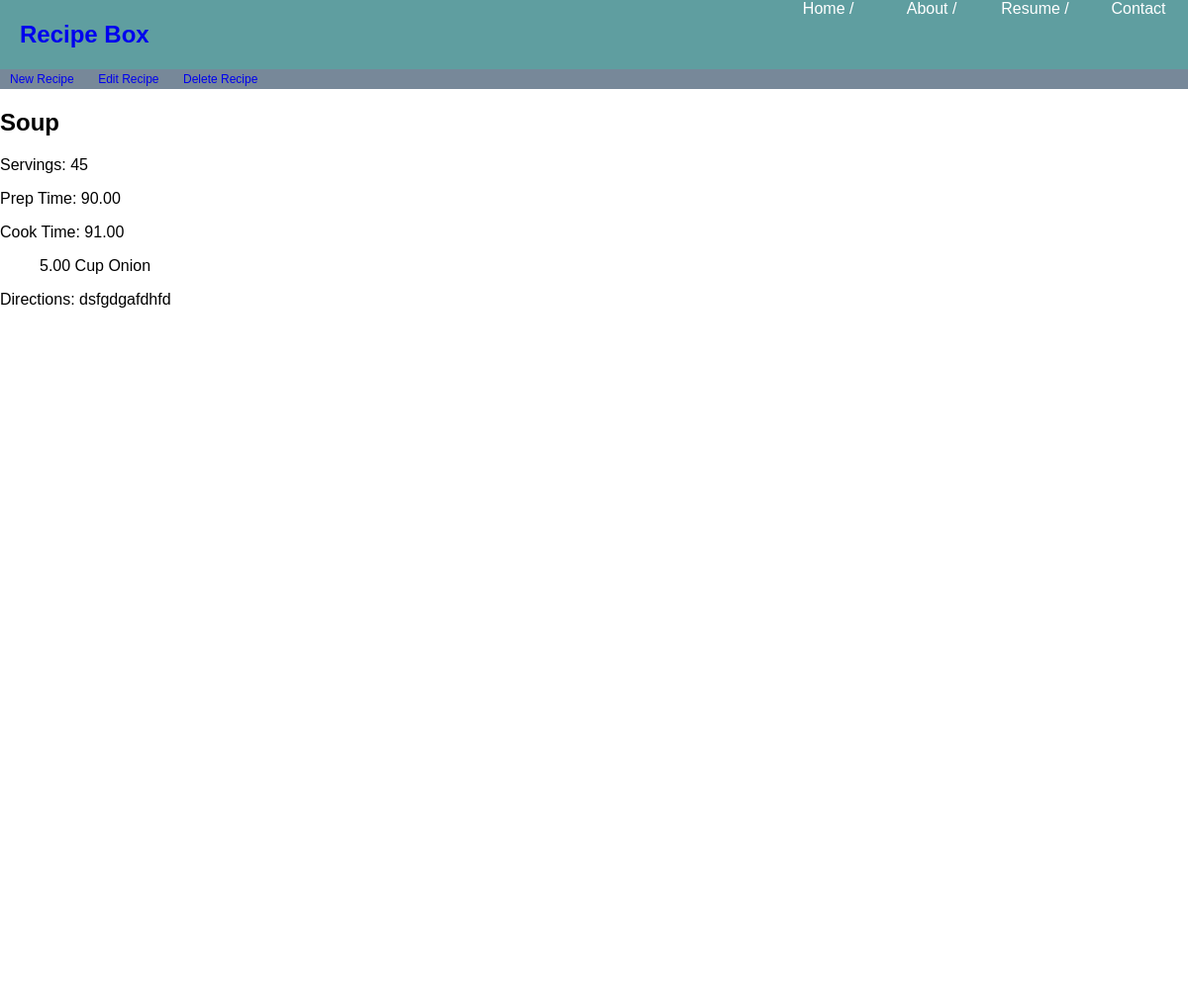
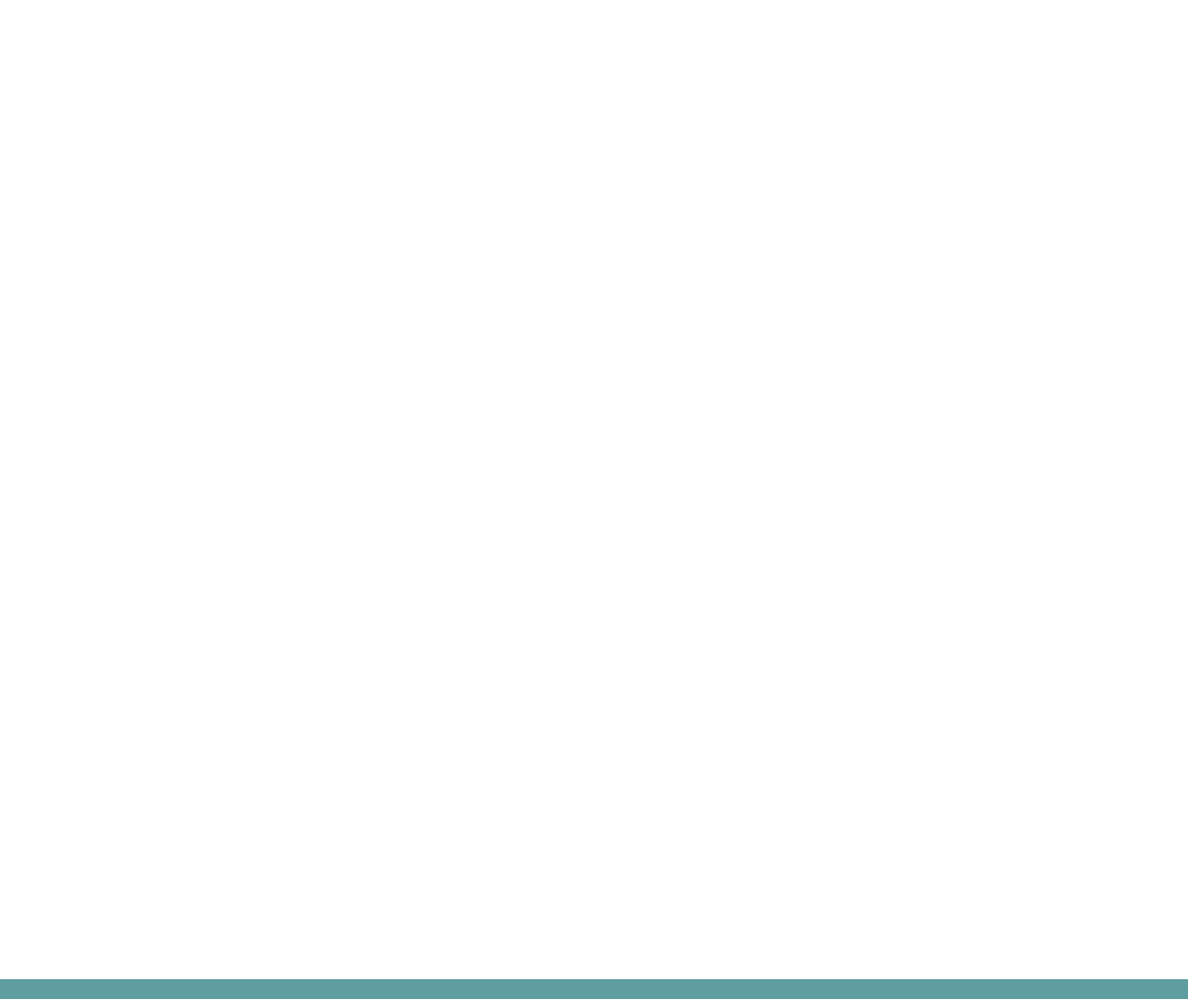
Page /recipe/3/ on the committed database (2 pictures, top to bottom).
### recipe_store/models.py (models this page shows, shortened)
class Recipe(models.Model):
    ITALIAN = 'IT'
    ASIAN = 'AS'
    AMERICAN = 'AM'
    TYPE_CHOICES = [
        (ITALIAN, 'Italian'),
        (ASIAN, 'Asian'),
        (AMERICAN, 'American')
    ]
    name = models.CharField(max_length = 100)
    type = models.CharField(max_length = 20, choices = TYPE_CHOICES, default = AMERICAN)
    servings = models.IntegerField()
    prep_time = models.DecimalField(decimal_places=2, max_digits=5)
    cook_time = models.DecimalField(decimal_places=2, max_digits=5)
    ingredients = models.ManyToManyField(Ingredient, through='RecipeIngredient')
    directions = models.TextField()

class RecipeIngredient(models.Model):
    recipe = models.ForeignKey(Recipe, on_delete = models.CASCADE)
    ingredient = models.ForeignKey(Ingredient, on_delete = models.CASCADE)
    quantity = models.DecimalField(decimal_places=2, max_digits=4)
    units = models.ForeignKey(Unit, on_delete=models.CASCADE)

class Unit(models.Model):
    name = models.CharField(max_length = 20)
    abbreviation = models.CharField(max_length = 5)
    def __str__(self):
        return self.name

class Ingredient(models.Model):
    name = models.CharField(max_length = 40)
    def __str__(self):
        return self.name

### recipe_store/views.py (the view)
# urls.py: path('recipe/<int:pk>/', RecipeDetailView.as_view(), name='recipe_detail'),
class RecipeDetailView(DetailView):
    model = Recipe
    template_name = 'recipe_detail.html'

### templates/recipe_detail.html
{% extends 'base.html' %}
{%block content %}
    <div class="submenu">
        <a href="{% url 'recipe_new' %}">New Recipe</a>
        <a href="{% url 'recipe_edit' recipe.id %}">Edit Recipe</a>
        <a href="{% url 'recipe_delete' recipe.id %}">Delete Recipe</a>
    </div>
    <main>
        <div class="recipe-detail">
            <h2>{{ recipe.name }}</h2>
            <p>Servings: {{ recipe.servings }}</p>
            <p>Prep Time: {{ recipe.prep_time }}</p>
            <p>Cook Time: {{ recipe.cook_time }}</p>
            <ul>
                {% for recipeingredient in recipe.recipeingredient_set.all %}
                    {{recipeingredient.quantity}} {{recipeingredient.units}} {{recipeingredient.ingredient}}<br>
                {% empty %}
                    <p>No ingredients</p>
                {% endfor %}
            </ul>
            <p>Directions: {{ recipe.directions }}</p>
        </div>
    </main>
{% endblock content %}

### recipe_store/static/recipe_store/css/base.css (style rules this page uses)
body { margin: 0 auto; height: 2000px; font-family: Helvetica; }
main { top: 90px; height: auto; position: relative; }
.submenu { position: fixed; width: 100%; height: 20px; top: 70px; background-color: lightslategray; z-index: 10; }
.submenu a { text-decoration-line: none; margin: 0px 10px; font-size: 12px; }

### rows in the picture
Recipe: name "Soup", servings "45", prep_time "90.00", cook_time "91.00", directions "dsfgdgafdhfd"
RecipeIngredient: quantity "5.00", units "Cup", ingredient "Onion"
